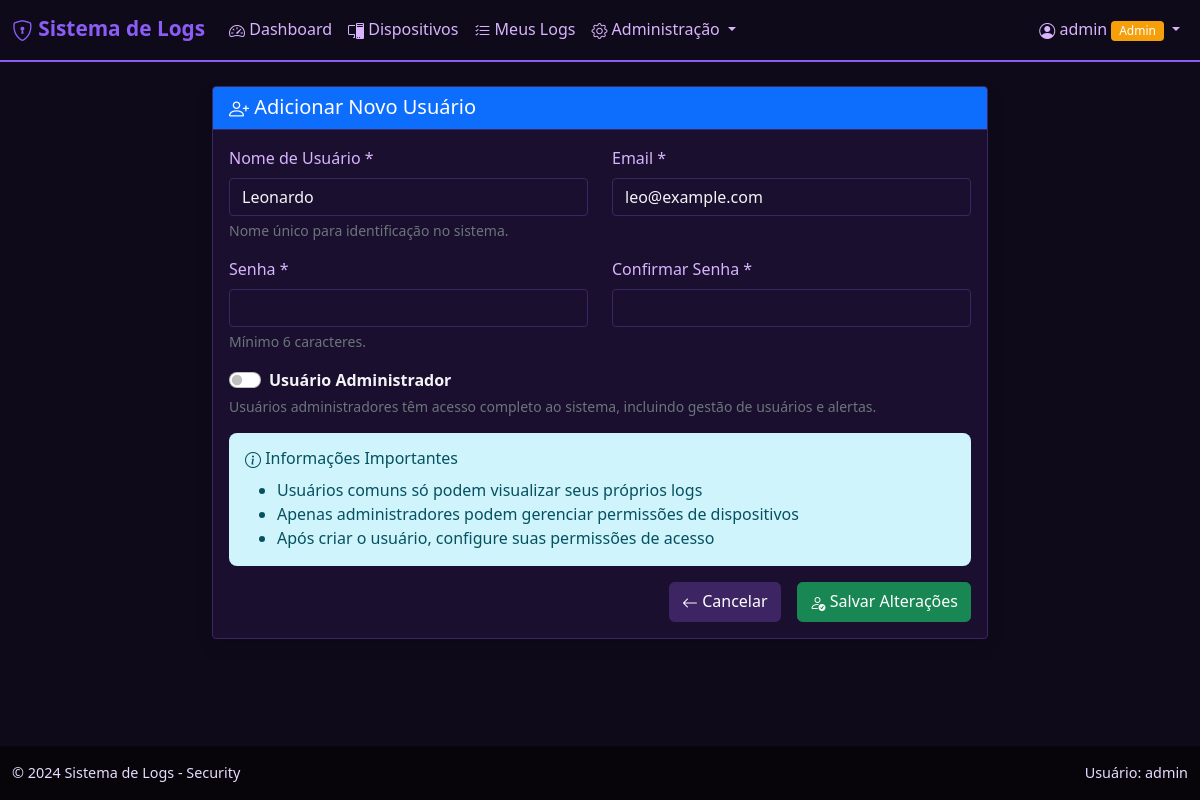
/admin/users/2/edit (signed in), run on the app's committed database.
### models.py (models this page shows)
class User(UserMixin, db.Model):
    id = db.Column(db.Integer, primary_key=True)
    username = db.Column(db.String(80), unique=True, nullable=False)
    email = db.Column(db.String(120), unique=True, nullable=False)
    password_hash = db.Column(db.String(255), nullable=False)
    role = db.Column(db.Enum(UserRole), default=UserRole.USER)
    created_at = db.Column(db.DateTime, default=get_brasilia_now)
    is_active = db.Column(db.Boolean, default=True)  # Usuário ativo ou desativado?
    user_permissions = db.relationship('UserPermission', backref='user', lazy=True, cascade='all, delete-orphan', foreign_keys='UserPermission.user_id')
    permissions_granted = db.relationship('UserPermission', backref='granted_by_user', lazy=True, foreign_keys='UserPermission.granted_by')
    logs = db.relationship('AccessLog', backref='user', lazy=True, cascade='all, delete-orphan')

### blueprints/users.py (the view, shortened to what this page needs)
@users_bp.route('/users/<int:user_id>/edit', methods=['GET', 'POST'])
@login_required
@admin_required
def edit_user(user_id):
    user = User.query.get_or_404(user_id)
    return render_template('add_user.html', user=user)

### blueprints/users.py (called while the page is built)
def admin_required(func):
    from functools import wraps
    @wraps(func)
    def decorated_view(*args, **kwargs):
        if current_user.role != UserRole.ADMIN:
            flash('Acesso negado! Apenas administradores.', 'error')
            return redirect(url_for('main.dashboard'))
        return func(*args, **kwargs)
    return decorated_view

### templates/add_user.html (shortened to what this page needs)
{% extends "base.html" %}
{% block content %}
<div class="row justify-content-center">
    <div class="col-md-8">
        <div class="card shadow">
            <div class="card-header bg-primary text-white">
                <h5 class="mb-0"><i class="bi bi-person-plus"></i> Adicionar Novo Usuário</h5>
            </div>
            <div class="card-body">
                <form method="POST" action="{% if user %}{{ url_for('users.edit_user', user_id=user.id) }}{% else %}{{ url_for('users.add_user') }}{% endif %}">
                    <div class="row">
                        <div class="col-md-6">
                            <div class="mb-3">
                                <label for="username" class="form-label">Nome de Usuário *</label>
                                <input type="text" class="form-control" id="username" name="username" required value="{{ user.username if user else '' }}">
                                <div class="form-text">Nome único para identificação no sistema.</div>
                            </div>
                        </div>
                        <div class="col-md-6">
                            <div class="mb-3">
                                <label for="email" class="form-label">Email *</label>
                                <input type="email" class="form-control" id="email" name="email" required value="{{ user.email if user else '' }}">
                            </div>
                        </div>
                    </div>
                    <div class="row">
                        <div class="col-md-6">
                            <div class="mb-3">
                                <label for="password" class="form-label">Senha *</label>
                                <input type="password" class="form-control" id="password" name="password" {% if not user %}required{% endif %}>
                                <div class="form-text">Mínimo 6 caracteres.</div>
                            </div>
                        </div>
                        <div class="col-md-6">
                            <div class="mb-3">
                                <label for="confirm_password" class="form-label">Confirmar Senha *</label>
                                <input type="password" class="form-control" id="confirm_password" name="confirm_password" {% if not user %}required{% endif %}>
                            </div>
                        </div>
                    </div>
                    <div class="mb-3">
                            <div class="form-check form-switch">
                            <input class="form-check-input" type="checkbox" id="is_admin" name="is_admin" {% if user and user.role.value == 'admin' %}checked{% endif %}>
                            <label class="form-check-label" for="is_admin">
                                <strong>Usuário Administrador</strong>
                            </label>
                        </div>
                        <div class="form-text">
                            Usuários administradores têm acesso completo ao sistema, incluindo gestão de usuários e alertas.
                        </div>
                    </div>
                    <div class="alert alert-info">
                        <h6><i class="bi bi-info-circle"></i> Informações Importantes</h6>
                        <ul class="mb-0">
                            <li>Usuários comuns só podem visualizar seus próprios logs</li>
                            <li>Apenas administradores podem gerenciar permissões de dispositivos</li>
                            <li>Após criar o usuário, configure suas permissões de acesso</li>
                        </ul>
                    </div>
                    <div class="d-grid gap-2 d-md-flex justify-content-md-end">
                        <a href="{{ url_for('users.users') }}" class="btn btn-secondary me-md-2">
                            <i class="bi bi-arrow-left"></i> Cancelar
                        </a>
                        <button type="submit" class="btn btn-success">
                            <i class="bi bi-person-check"></i> {% if user %}Salvar Alterações{% else %}Criar Usuário{% endif %}
                        </button>
                    </div>
                </form>
            </div>
        </div>
    </div>
</div>
{% endblock %}

### templates/base.html (shortened to what this page needs)
<!DOCTYPE html>
<html lang="pt-BR">
<head>
    <link href="https://cdn.jsdelivr.net/npm/bootstrap@5.1.3/dist/css/bootstrap.min.css" rel="stylesheet">
    <link rel="stylesheet" href="https://cdn.jsdelivr.net/npm/bootstrap-icons@1.8.1/font/bootstrap-icons.css">
    <link href="{{ url_for('static', filename='css/style.css') }}" rel="stylesheet">
</head>
<body>
    <nav class="navbar navbar-expand-lg navbar-dark bg-dark">
        <div class="container-fluid">
            <a class="navbar-brand" href="{{ url_for('main.dashboard') }}">
                <i class="bi bi-shield-lock"></i> Sistema de Logs
            </a>
            <div class="collapse navbar-collapse" id="navbarNav">
                <ul class="navbar-nav me-auto">
                    {% if current_user.is_authenticated %}
                        <li class="nav-item">
                            <a class="nav-link" href="{{ url_for('main.dashboard') }}">
                                <i class="bi bi-speedometer2"></i> Dashboard
                            </a>
                        </li>
                        <li class="nav-item">
                            <a class="nav-link" href="{{ url_for('devices.devices') }}">
                                <i class="bi bi-pc-display"></i> Dispositivos
                            </a>
                        </li>
                        <li class="nav-item">
                            <a class="nav-link" href="{{ url_for('logs.logs') }}">
                                <i class="bi bi-list-check"></i> Meus Logs
                            </a>
                        </li>
                        {% if current_user.role.value == 'admin' %}
                        <li class="nav-item dropdown">
                            <a class="nav-link dropdown-toggle" href="#" id="adminDropdown" role="button" data-bs-toggle="dropdown">
                                <i class="bi bi-gear"></i> Administração
                            </a>
                        </li>
                        {% endif %}
                    {% endif %}
                </ul>
                <ul class="navbar-nav">
                    {% if current_user.is_authenticated %}
                    <li class="nav-item dropdown">
                        <a class="nav-link dropdown-toggle" href="#" id="userDropdown" role="button" data-bs-toggle="dropdown">
                            <i class="bi bi-person-circle"></i> {{ current_user.username }}
                            {% if current_user.role.value == 'admin' %}
                                <span class="badge bg-warning">Admin</span>
                            {% endif %}
                        </a>
                    </li>
                    {% else %}
                    <li class="nav-item">
                        <a class="nav-link" href="{{ url_for('auth.login') }}">Login</a>
                    </li>
                    {% endif %}
                </ul>
            </div>
        </div>
    </nav>
    <div class="container-fluid mt-4">
        {% block content %}{% endblock %}
    </div>
    <footer class="bg-dark text-light mt-5 py-3">
        <div class="container-fluid">
            <div class="row">
                <div class="col-md-6">
                    <p class="mb-0">&copy; 2024 Sistema de Logs - Security</p>
                </div>
                <div class="col-md-6 text-end">
                    <p class="mb-0">Usuário: {{ current_user.username if current_user.is_authenticated else 'Não logado' }}</p>
                </div>
            </div>
        </div>
    </footer>
</body>
</html>

### static/css/style.css (style rules this page uses)
:root { --primary-color: #1a0f2e; --secondary-color: #2d1b4e; --accent-color: #8b5cf6; --success-color: #10b981; --warning-color: #f59e0b; --danger-color: #ef4444; --light-color: #f3f4f6; --dark-color: #1a0f2e; }
body { background-color: #0f0a1a; font-family: 'Segoe UI', Tahoma, Geneva, Verdana, sans-serif; color: #f3f4f6; }
.card { box-shadow: 0 0.15rem 1.75rem 0 rgba(0, 0, 0, 0.5); border: 1px solid #3d2563; background-color: #1a0f2e; color: #f3f4f6; }
.card-header { background-color: #2d1b4e; border-bottom: 1px solid #3d2563; color: #f3f4f6; }
.navbar-brand { font-weight: 600; }
.navbar-dark .navbar-nav .nav-link { color: rgba(255, 255, 255, 0.9); }
.badge { font-weight: 500; }
.btn { font-weight: 500; border-radius: 0.35rem; }
.alert { border: none; border-radius: 0.5rem; font-weight: 500; }
html, body { height: 100%; }
body { display: flex; flex-direction: column; }
.container-fluid { flex: 1; }
.bi { vertical-align: -0.125em; }
.alert { animation: fadeIn 0.3s ease-out; }
footer.bg-dark.text-light, .site-footer, footer { background-color: #07040a !important; color: #e6ddff !important; padding: 1rem 0; border-top: 1px solid rgba(139,92,246,0.06); }
footer.bg-dark.text-light p, .site-footer p, footer p { margin: 0; color: #e6ddff !important; font-size: 0.9rem; }
.navbar-dark { background-color: #0f0a1a !important; border-bottom: 2px solid #8b5cf6; }
.navbar-dark .navbar-brand { color: #8b5cf6 !important; font-weight: 700; font-size: 1.3rem; }
.navbar-dark .nav-link { color: #d8b4fe !important; transition: color 0.2s ease; }
.form-control { background-color: #1a0f2e !important; border: 1px solid #3d2563 !important; color: #f3f4f6 !important; }
.form-label { color: #d8b4fe !important; font-weight: 500; }
.btn-secondary { background-color: #3d2563 !important; border-color: #3d2563 !important; }
.badge.bg-warning { background-color: #f59f0b !important; }

### data on the page
User: username "admin", is_active+username "admin"
User: username "Leonardo", email "leo@example.com"
